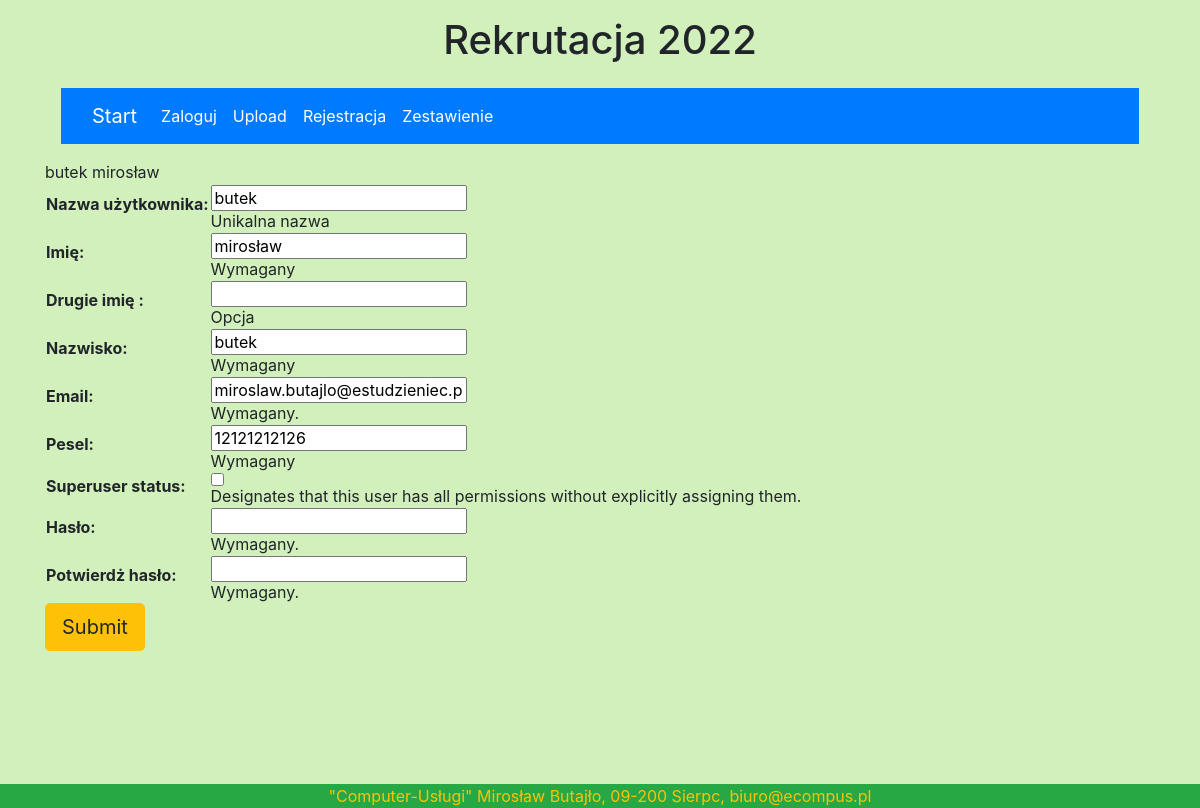
Page /zmiendane/ (signed in) on the committed database.
### licznik/models.py (models this page shows, shortened)
class User(AbstractUser):
    username = models.CharField(max_length=30, unique=True, verbose_name='Nazwa użytkownika',
                                help_text='Unikalna nazwa')
    first_name = models.CharField(max_length=200, help_text='Wymagany', verbose_name='Imię')
    second_name = models.CharField(null=True, blank=True, max_length=10, help_text='Opcja', verbose_name='Drugie imię ')
    last_name = models.CharField(max_length=200, help_text='Wymagany', verbose_name='Nazwisko')
    pesel = models.CharField(max_length=11, unique=True, validators=[
        MinLengthValidator(11), MaxLengthValidator(11), f_pesel], help_text='Wymagany')
    email = models.EmailField('email adress', unique=True, help_text='Wymagany')
    REQUIRED_FIELDS = ['pesel','first_name','email']
    def __str__(self):
        return f'{str(self.last_name)} {str(self.first_name)}'

### licznik/views.py (the view)
# urls.py: path('zmiendane/', views.zmiendane, name="zmiendane-page"),
@login_required(login_url='/accounts/login')
def zmiendane(request):
        patern = request.user.username
        user1 = User.objects.get(username=patern)
        user = get_object_or_404(User, id=user1.id)
        kandydat = Kandydat(user_id=user.id)
        list_kand_id = []
        for i in Kandydat.objects.all():
            list_kand_id.append(i.user_id)
        form = UserForm(request.POST or None, instance=user)
        if form.is_valid():
            form.save()
            return render(request, 'success.html')
        if user.id in list_kand_id:
            return render(request, 'zmienlogin1.html', {'user': user, 'form': form})
        else:
            return render(request, 'zmienlogin.html', {'user': user, 'form': form})

### licznik/forms.py
class UserForm(UserCreationForm):
    password1 = forms.CharField(label='Hasło', widget=forms.PasswordInput,help_text='Wymagany.')
    password2 = forms.CharField(label='Potwierdż hasło', widget=forms.PasswordInput,help_text='Wymagany.')
    email = forms.EmailField(max_length=254, help_text='Wymagany.')
    class Meta:
        model = User
        fields = ['username','first_name','second_name','last_name','email','pesel','is_superuser']

### licznik/templates/zmienlogin.html (shortened to what this page needs)
{% extends 'base.html' %}
{%block content %}
{{ user }}
<form  method = 'POST' enctype="multipart/form-data">
        <table>
            {{ form.as_table }}
        </table>
        <button type="submit" class="btn btn-lg btn-warning">Submit</button>
    </form>
{% endblock %}

### licznik/static/style.css (style rules this page uses)
.bgpage { background-color: #d1f0bb; }

### rows in the picture
User: last_name+first_name "butek mirosław", username "butek", first_name "mirosław", last_name "butek", email "miroslaw.butajlo@estudzieniec.pl", pesel "12121212126"
